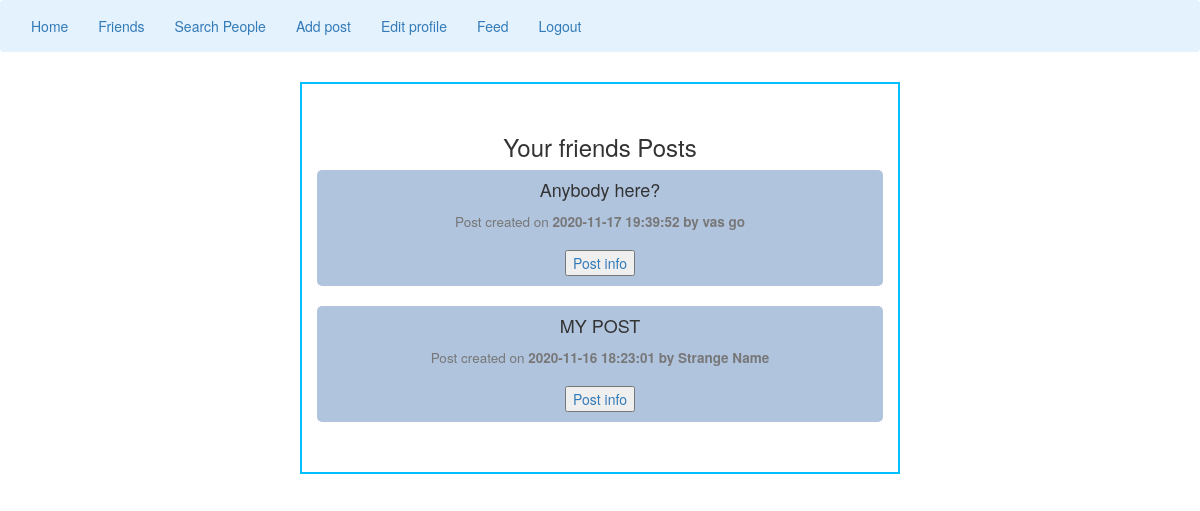
The app's page /feed.php (signed in) with its own data.
### tables this page shows
CREATE TABLE `posts` (
  `post_id` int(11) NOT NULL,
  `user_id` int(11) NOT NULL,
  `post_content` varchar(255) NOT NULL,
  `created_at` datetime NOT NULL DEFAULT current_timestamp()
);

CREATE TABLE `users` (
  `id` int(11) NOT NULL,
  `name` varchar(50) NOT NULL,
  `surname` varchar(50) NOT NULL,
  `email` varchar(50) NOT NULL,
  `password` varchar(100) NOT NULL,
  `description` text DEFAULT NULL,
  `created_at` datetime NOT NULL DEFAULT current_timestamp(),
  `updated_at` datetime NOT NULL DEFAULT current_timestamp(),
  `town` varchar(50) NOT NULL,
  `photo` varchar(100) DEFAULT NULL
);

### includes/db.php (called while the page is built, shortened)
<?php
function db() {
    static $conn;
    if ($conn===NULL){
        $conn = mysqli_connect (DB_HOST, DB_USER,DB_PASS, DB_BASE);
        $conn->set_charset('utf8');
    }
    return $conn;
}

### functions/getFriendsPosts.php (the view, shortened to what this page needs)
<?php
include_once("includes/db.php");
    $stmt = db()->prepare("SELECT * FROM friends WHERE user_id = ?");
    $stmt->bind_param("i", $user_id);
    $stmt->execute();
    $res = $stmt->get_result();
    if ($res->num_rows > 0) {
        $array_of_id = array();
        while ($row = $res->fetch_assoc()) {
            $friend_id = $row['friend_id'];
            $array_of_id[] = $friend_id;
        }
        $stmt = db()->prepare("SELECT * FROM posts WHERE user_id IN (" . implode(',', $array_of_id) . ") ORDER BY created_at DESC");
        $stmt->execute();
        $res = $stmt->get_result();
        if ($res->num_rows > 0) {
            while ($row = $res->fetch_assoc()) {
                $post_id = $row['post_id'];
                $content = substr($row['post_content'], 0, 90);
                $content2 = substr($row['post_content'], 90, 180);
                $content3 = substr($row['post_content'], 180, 250);
                $post_date = $row['created_at'];
                $post_user_id = $row['user_id'];
                $user = db()->prepare("SELECT * FROM users WHERE id = ?");
                $user->bind_param("i", $post_user_id);
                $user->execute();
                $result = $user->get_result();
                $row_res = $result->fetch_assoc();
                $post_first_name = $row_res['name'];
                $post_last_name = $row_res['surname'];
                echo "
			<div class='row' style=' background-color:lightsteelblue; text-align: center;left: 0.9%;border-radius: 5px;' >
					<h4>$content</h4>
					<h4>$content2</h4>
					<h4>$content3</h4>
					<h4><small>Post created on <strong>$post_date by $post_first_name $post_last_name</strong></small></h4>
            <a href='chosenPost.php?post_id=$post_id' ><button>Post info</button></a>
			</div><br>
			";
            }
        }
    }

### includes/style.css (style rules this page uses)
body { overflow-x: hidden; }
button { position: center; margin-bottom: 10px; margin-top: 10px; }
.row { text-align: center; }

### records on screen
posts: post_content "Anybody here?", created_at "2020-11-17 19:39:52", user.name "vas", user.surname "go"
posts: post_content "MY POST", created_at "2020-11-16 18:23:01", user.name "Strange", user.surname "Name"
